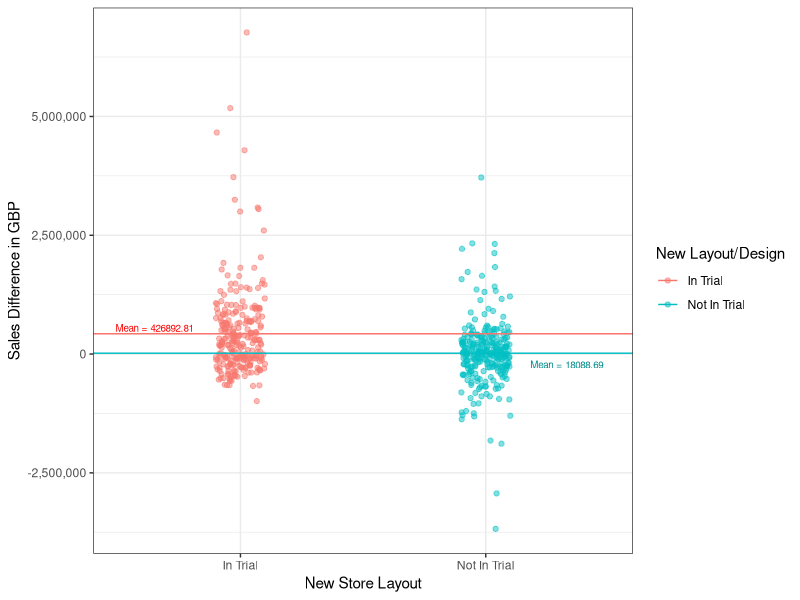
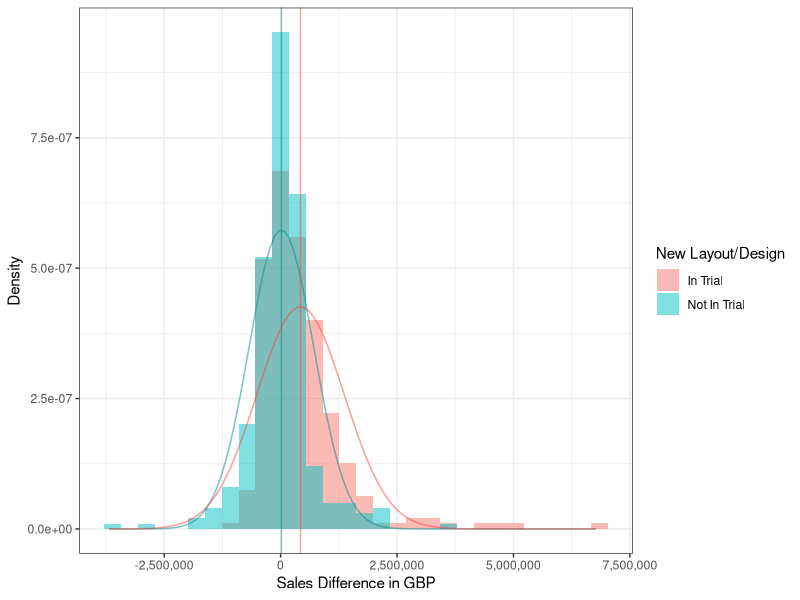
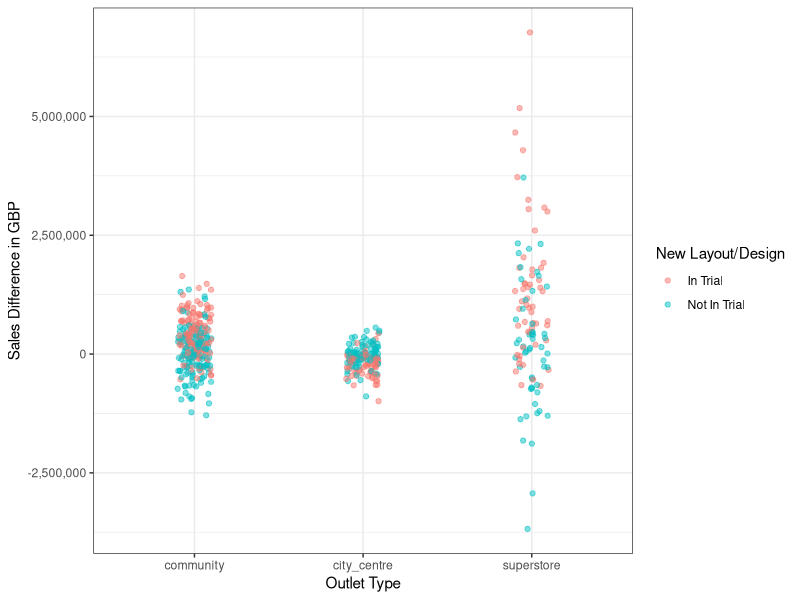
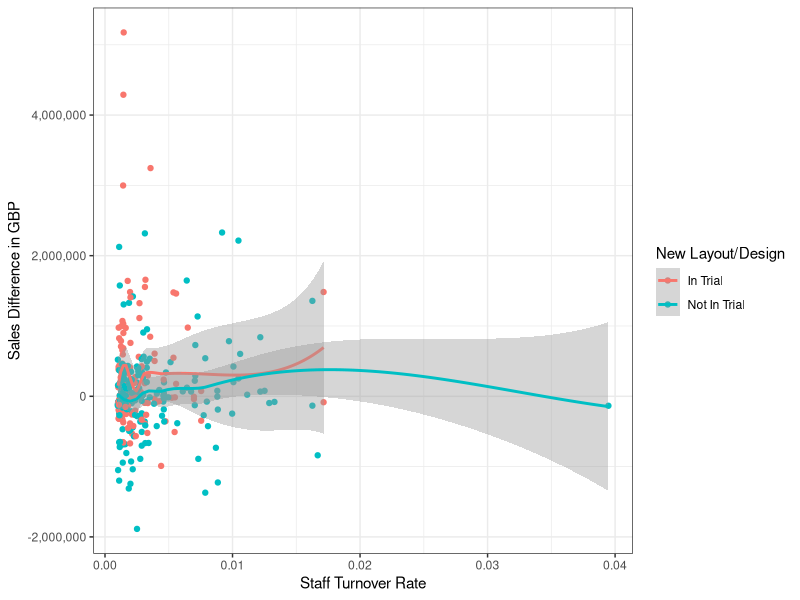
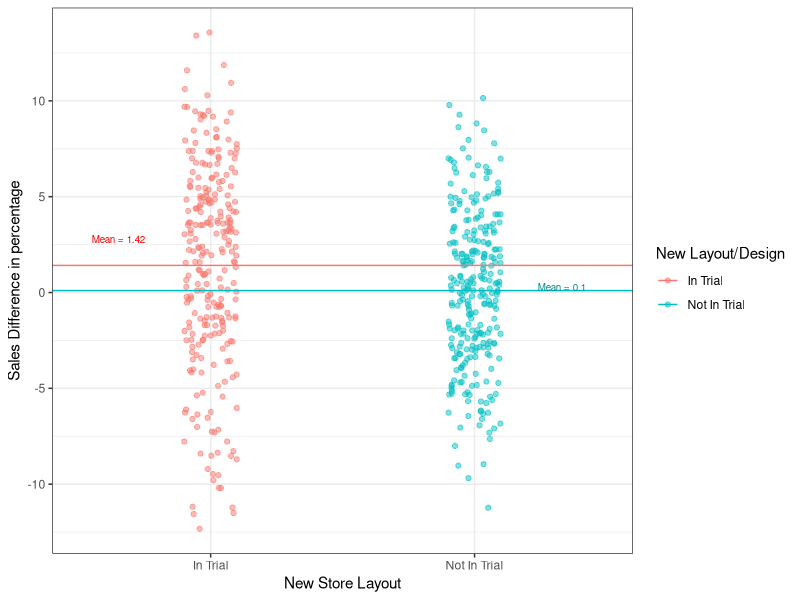
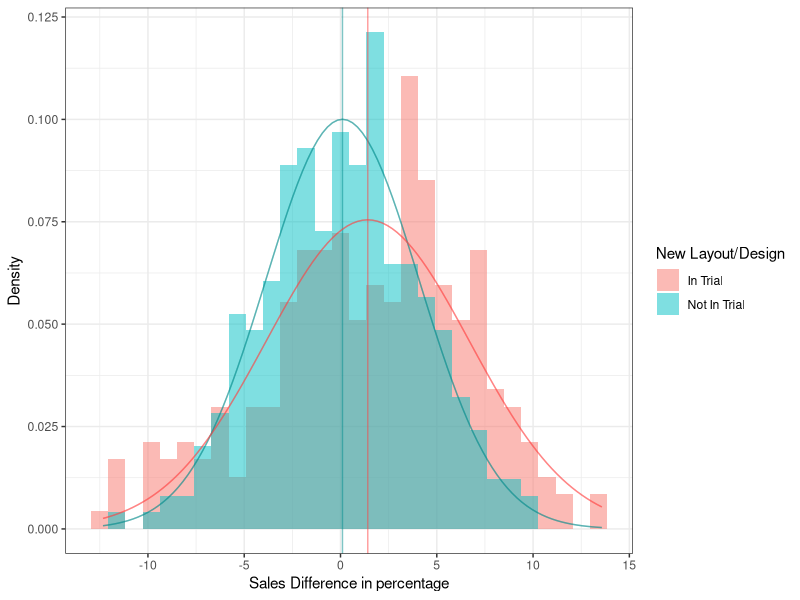
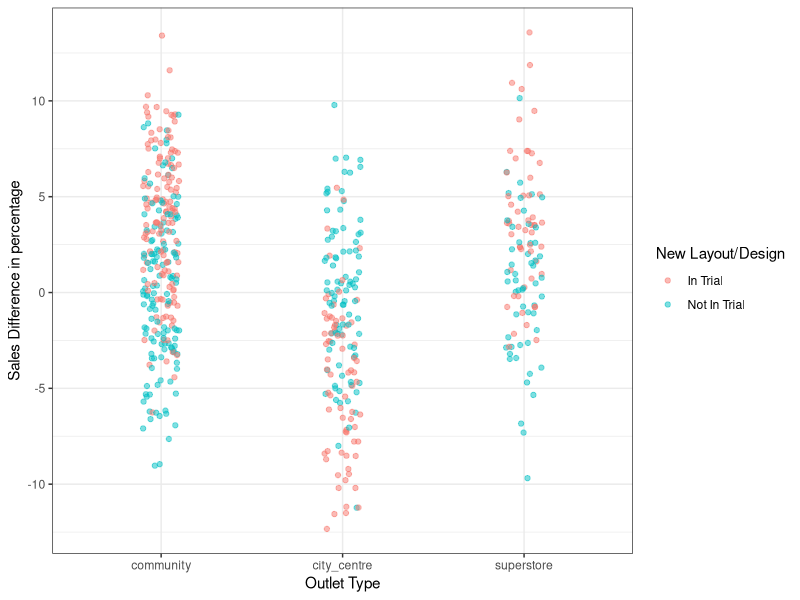
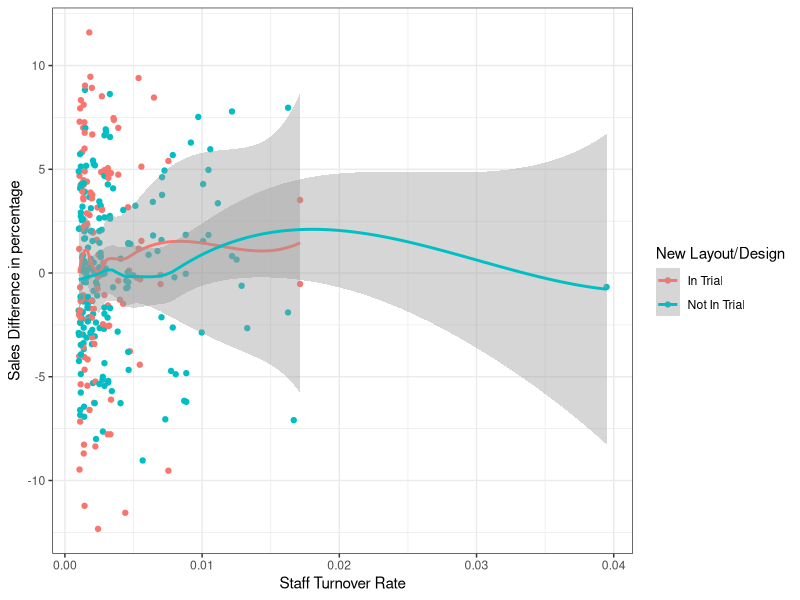

Reproduce these figures in R, in order. (Note: this script raises an error after producing the figures.)
# import useful packages
library(tidyverse)
library(emmeans)
library(gridExtra)
options(width=100)


# Read the data
sales = read_csv("sales_data.csv")
view(sales)
# Check the structure of the data
str(sales)

# Check the levels of the variable "outlettype"
unique(sales$outlettype)

# Create a data frame "sales.short" with correct data structures
sales.short = sales %>%
  mutate(outlettype = factor(outlettype, levels = c("community_convenience", "city_centre_convenience", "superstore")),
         sales_change_GBP = sales_2 - sales_1,
         sales_change_percentage = ((sales_2 - sales_1) / sales_1) * 100,
         intrial = factor(intrial, levels = c(TRUE, FALSE), labels = c("In Trial", "Not In Trial")))
view(sales.short)

# Create a data frame "sales.summary" to store the statistical data
sales.summary = sales.short %>%
  group_by(intrial) %>%
  summarise(n = n(),
            mean.GBP = mean(sales_change_GBP), 
            mean.percentage = mean(sales_change_percentage),
            standard.deviation.GBP = sd(sales_change_GBP),
            standard.deviation.percentage = sd(sales_change_percentage))
view(sales.summary)



# Plot
# Exploring GBP measure
# Plot a scatter plot for sales difference of stores in GBP by new layout in trial or not. It looks like there is a difference between new design stores and ordinary stores
ggplot(data = sales.short, aes(x = intrial, y = sales_change_GBP, col = intrial)) + 
  geom_jitter(width = 0.1, alpha = 0.5) +
  geom_hline(data = sales.summary,
             mapping = aes(yintercept = mean.GBP, col = intrial)) +
  labs(x = "New Store Layout", y = "Sales Difference in GBP", col = "New Layout/Design") +
  theme_bw() +
  annotate(
    "text",
    x = 0.65, y = 3,
    label = paste0("Mean = ", round(sales.summary$mean.GBP[1], 2)),
    vjust = -2.8, size = 2.5, color = "red"
  ) +
  annotate(
    "text",
    x = 2.33, y = 3,
    label = paste0("Mean = ", round(sales.summary$mean.GBP[2], 2)),
    vjust = 1.8, size = 2.5, color = "cyan4"
  ) +
  scale_y_continuous(labels = scales::comma)

# Plot a histogram for sales difference in GBP by intrial. It seems that there are higher sales for stores in trial. 
ggplot(data = sales.short, aes(x = sales_change_GBP, fill = intrial)) + 
  geom_histogram(aes(y = ..density..), alpha = 0.5, position = "identity") +
  theme_bw() +
  stat_function(fun=function(x) {dnorm(x, 
                                       mean=sales.summary$mean.GBP[2],
                                       sd=sales.summary$standard.deviation.GBP[2])}, 
                col="cyan4", alpha = 0.3) +
  geom_vline(xintercept = sales.summary$mean.GBP[2], col="cyan4", alpha = 0.5) +
  stat_function(fun=function(x) {dnorm(x, 
                                       mean=sales.summary$mean.GBP[1],
                                       sd=sales.summary$standard.deviation.GBP[1])}, 
                col="brown1", alpha = 0.3) +
  geom_vline(xintercept = sales.summary$mean.GBP[1], col="brown1", alpha = 0.5) +
  labs(x = "Sales Difference in GBP", y = "Density", fill = "New Layout/Design") +
  scale_x_continuous(labels = scales::comma)


# Plot a scatter plot for the sales difference in percentage by different outlet types. It looks like new layout and design would lead to higher sales for community_convenience stores and superstores. However, new store layout has a negative effect to the sales to city_centre_convenience stores.
ggplot(data = sales.short, aes(x = outlettype, y = sales_change_GBP, col = intrial)) +
  geom_jitter(width = 0.1, alpha = 0.5) +
  theme_bw() +
  labs(x = "Outlet Type", 
       y = "Sales Difference in GBP", 
       col = "New Layout/Design") +
  scale_y_continuous(labels = scales::comma) +
  scale_x_discrete(labels = c("community_convenience" = "community",
                              "city_centre_convenience" = "city_centre"))



# Plot a scatter plot to check the relationship between sales difference and staff turnover rate. It seems that the correlation between these two variables is not significant
ggplot(data = sales.short %>% filter(staff_turnover != 0), 
       aes(x = staff_turnover, y = sales_change_GBP, col = intrial)) +
  geom_point() +
  theme_bw() +
  geom_smooth() +
  labs(x="Staff Turnover Rate", y="Sales Difference in GBP", col = "New Layout/Design") +
  scale_y_continuous(labels = scales::comma)


# Exploring percentage measure
# Plot a scatter plot for percentage of sales difference of stores by new layout in trial or not. It looks like the average of sales difference of stores in trial is slightly higher than that of stores not in trial
ggplot(data = sales.short, aes(x = intrial, y = sales_change_percentage, col = intrial)) + 
  geom_jitter(width = 0.1, alpha = 0.5) +
  geom_hline(data = sales.summary,
             mapping = aes(yintercept = mean.percentage, col = intrial)) +
  labs(x = "New Store Layout", y = "Sales Difference in percentage", col = "New Layout/Design") +
  theme_bw() +
  annotate(
    "text",
    x = 0.65, y = 3,
    label = paste0("Mean = ", round(sales.summary$mean.percentage[1], 2)),
    vjust = 1, size = 2.5, color = "red"
  ) +
  annotate(
    "text",
    x = 2.33, y = 3,
    label = paste0("Mean = ", round(sales.summary$mean.percentage[2], 2)),
    vjust = 7, size = 2.5, color = "cyan4"
  ) +
  scale_y_continuous(labels = scales::comma)


# Plot a histogram for sales difference in percentage by intrial. It seems that there are higher sales for stores in trial. 
( sales.difference.in.percentage.histogram = ggplot(data = sales.short, 
                                                    aes(x = sales_change_percentage, fill = intrial)) + 
    geom_histogram(aes(y = ..density..), alpha = 0.5, position = "identity") +
    # geom_histogram(alpha = 0.5, position = "identity") +
    theme_bw() +
    stat_function(fun=function(x) {dnorm(x, 
                                         mean=sales.summary$mean.percentage[2],
                                         sd=sales.summary$standard.deviation.percentage[2])}, 
                  col="cyan4", alpha = 0.4) +
    geom_vline(xintercept = sales.summary$mean.percentage[2], col="cyan4", alpha = 0.5) +
    stat_function(fun=function(x) {dnorm(x, 
                                         mean=sales.summary$mean.percentage[1],
                                         sd=sales.summary$standard.deviation.percentage[1])}, 
                  col="brown1", alpha = 0.4) +
    geom_vline(xintercept = sales.summary$mean.percentage[1], col="brown1", alpha = 0.5) +
    labs(x = "Sales Difference in percentage", y = "Density", fill = "New Layout/Design") +
    scale_x_continuous(labels = scales::comma) )

# Save the plot
ggsave(sales.difference.in.percentage.histogram, file="sales.difference.in.percentage.histogram.png")


# Plot a scatter plot for the sales difference in percentage by different outlet types. It looks like new layout and design would lead to higher sales for community_convenience stores and superstores. However, new store layout statistically produce a negative effect to the sales for city_centre_convenience stores.
( sales.difference.by.outlettype.and.intrial = ggplot(data = sales.short, 
                                                      aes(x = outlettype, 
                                                          y = sales_change_percentage, 
                                                          col = intrial)) +
    geom_jitter(width = 0.1, alpha = 0.5) +
    theme_bw() +
    labs(x = "Outlet Type", 
         y = "Sales Difference in percentage", 
         col = "New Layout/Design") +
    scale_y_continuous(labels = scales::comma) +
    scale_x_discrete(labels = c("community_convenience" = "community",
                                "city_centre_convenience" = "city_centre")) )



# Save the plot
ggsave(sales.difference.by.outlettype.and.intrial, file="sales.difference.by.outlettype.and.intrial.png")



# Plot a scatter plot to check the relationship between sales difference in percentage and staff turnover rate. It seems that the correlation between these two variables is not significant as those two lines vary without any pattern
( sales.difference.by.staffturnover.and.intrial = ggplot(data = sales.short %>% 
                                                           filter(staff_turnover != 0), 
                                                         aes(x = staff_turnover, y = sales_change_percentage, col = intrial)) +
    geom_point() +
    theme_bw() +
    geom_smooth() +
    labs(x="Staff Turnover Rate", y="Sales Difference in percentage", col = "New Layout/Design") +
    scale_y_continuous(labels = scales::comma) )


# Save the plot
ggsave(sales.difference.by.staffturnover.and.intrial, file="sales.difference.by.staffturnover.and.intrial.png")



# Exploring the effect of new layout/design
# Model1: Using GBP data
# Build a linear model of sales_change_GBP by intrial
m.GBP.sales.intrial = lm(sales_change_GBP~intrial, data = sales.short)
# Use anova to check the significance of predictor "intrial"
anova(m.GBP.sales.intrial)


# Check the outcome of the model "m.GBP.sales.intrial"
summary(m.GBP.sales.intrial)


# Check the individual means and confidence intervals for each category
( GBP.sales.intrial.emm = emmeans(m.GBP.sales.intrial, ~intrial) )



# contrast
# Set up the contrast tibble
Trial.notTrial.GBP.contrast = tibble(Trial.minus.notTrial = c(1, -1))

# Hypothesis Testing
( contrast(GBP.sales.intrial.emm, Trial.notTrial.GBP.contrast) )
# Estimation
( GBP.sales.intrial.confint = confint(contrast(GBP.sales.intrial.emm, Trial.notTrial.GBP.contrast)) )


# Presentation
ggplot(summary(GBP.sales.intrial.emm), 
       aes(x = intrial, y = emmean, ymax = upper.CL, ymin = lower.CL)) +
  geom_point() +
  geom_linerange() +
  labs(x = "New Layout/Signage", y = "Sales Difference (GBP)", subtitle="Error Bars are Extent of 95% CIs") +
  geom_hline(yintercept = 0, linetype = "dashed")




# Model2: Using Percentage data
# Build a linear model of sales_change_percentage by intrial
m.per.sales.intrial = lm(sales_change_percentage~intrial, data = sales.short)
# Use anova to check the significance of predictor "intrial"
anova(m.per.sales.intrial)


# Check the outcome of the model "m.per.sales.intrial"
summary(m.per.sales.intrial)

  
# Check the individual means and confidence intervals for each category
( per.sales.intrial.emm = emmeans(m.per.sales.intrial, ~intrial) )


# contrast
# Set up the contrast tibble
Trial.notTrial.per.contrast = tibble(Trial.minus.notTrial = c(1, -1))

# Hypothesis Testing
( contrast(per.sales.intrial.emm, Trial.notTrial.per.contrast) )
# Estimation
( confint(contrast(per.sales.intrial.emm, Trial.notTrial.per.contrast)) )



# Presentation
ggplot(summary(per.sales.intrial.emm), 
       aes(x = intrial, y = emmean, ymax = upper.CL, ymin = lower.CL)) +
  geom_point() +
  geom_linerange() +
  labs(x = "New Layout/Signage", y = "Sales Difference (Percentage)", subtitle="Error Bars are Extent of 95% CIs") +
  geom_hline(yintercept = 0, linetype = "dashed")



# Controlling the link between sales_1 and sales_2 
# Each row of sales_1 and sales_2 are the multiple measurements from the same outlet.
# Create a longer dataset
# Create a longer dataset to gather the variable "sales_1" and the variable "sales_2"
sales.long = pivot_longer(sales, c(sales_1, sales_2), 
                          names_to = "Period", 
                          values_to = "Sales", 
                          names_transform = list(Period = factor, 
                                                 Sales = as.numeric), 
                          names_prefix = "sales_") %>%
  mutate(outlettype = factor(outlettype, levels = c("community_convenience", "city_centre_convenience", "superstore")),
         intrial = factor(intrial, levels = c(TRUE, FALSE), labels = c("In Trial", "Not In Trial")))
view(sales.long)



# Model3: Repeated Measure ANOVA

contrasts(sales.long$Period) = contr.sum
# Repeated Measure ANOVA
m.sales.period = aov(Sales~Period*intrial + Error(Outlet_ID/Period), 
                     data = sales.long)
# Check the outcome of the model "m.sales.period"
summary(m.sales.period)


# Check the individual means and confidence intervals for each category (Period + intrial)
( sales.period.emm = emmeans(m.sales.period, ~Period + intrial) )



# Contrast
# Set up the contrast tibble
Period.contrast = tibble(Period2.minus.Period1 = c(-1, 1, 1, -1))
# Hypothesis Testing
( contrast(sales.period.emm, Period.contrast) )
# Estimation
( confint(contrast(sales.period.emm, Period.contrast)) )

  
# Question 2 Section 2
# The different effect in different outlet types
# Model4: Interaction between intrial and outlettype

# Build a linear model for sales_change_percentage by intrial, outlettype and the interaction between intrial and outlettype
m.sales.intrial.outlettype = lm(sales_change_percentage~intrial*outlettype, data = sales.short)
# Implement ANOVA to check the significance of the interaction between intrial and outlettype in the model
anova(m.sales.intrial.outlettype)



# Interpret the different effect in different outlet types

# Check the individual means and confidence intervals for each category (intrial + outlettype)
( sales.intrial.outlettype.emm = emmeans(m.sales.intrial.outlettype, ~intrial + outlettype) )


# contrast

# Set up the contrast tibble
outlet_contrast = tibble(community_convenience = c(1, -1, 0, 0, 0, 0), 
                         city_centre_convenience = c(0, 0, 1, -1, 0, 0), 
                         superstore = c(0, 0, 0, 0, 1, -1))
# Hypothesis Testing
( contrast(sales.intrial.outlettype.emm, outlet_contrast) )
# Estimation
( outlet_confint = confint(contrast(sales.intrial.outlettype.emm, outlet_contrast)) )


# Presentation
p2.1 = ggplot(summary(sales.intrial.outlettype.emm), 
              aes(x = intrial, y = emmean, ymax = upper.CL, ymin = lower.CL, group = desc(outlettype))) +
  geom_point() +
  geom_linerange() +
  labs(x = "New Layout/Signage", 
       y = "Sales Difference (GBP)", 
       title = "Sales changed in GBP by intrial in different types of outlet") +
  facet_grid(.~outlettype) +
  geom_hline(yintercept = 0, col = "green")


outlet_confint = outlet_confint %>%
  mutate(contrast = factor(contrast, levels = c("community_convenience", "city_centre_convenience", "superstore")))
p2.2 = ggplot(outlet_confint, 
              aes(x = contrast, y = estimate, ymax = upper.CL, ymin = lower.CL, group = contrast)) +
  geom_point() +
  geom_linerange() +
  labs(x = "Outlet types",
       y = "Difference sales improvement",
       title = "Difference sales improvement in different types of outlet") +
  geom_hline(yintercept = 0, col = "green")

grid.arrange(p2.1, p2.2, ncol = 1)



# Staff Turnover
# The improvement for adding staff turnover (without the interaction between intrial and outlettype)
# Build a linear model for sales_change_percentage by intrial and staff_turnover
m.per.sales.intrial.staff_turnover = lm(sales_change_percentage~intrial+staff_turnover, data = sales.short)
# Use anova to check if the variable "staff_turnover" is a significant predictor
anova(m.per.sales.intrial, m.per.sales.intrial.staff_turnover)

 
# The improvement for adding staff turnover (with the interaction between intrial and outlettype)
# Build a linear model for sales_change_percentage by intrial, outlettype, the interaction between intrial and outlettype, and staff_turnover
m.sales.intrial.outlettype.staff_turnover = lm(sales_change_percentage~intrial*outlettype + staff_turnover, 
                                               data = sales.short)
# Use anova to check if the variable "staff_turnover" is a significant predictor
anova(m.sales.intrial.outlettype, m.sales.intrial.outlettype.staff_turnover)
